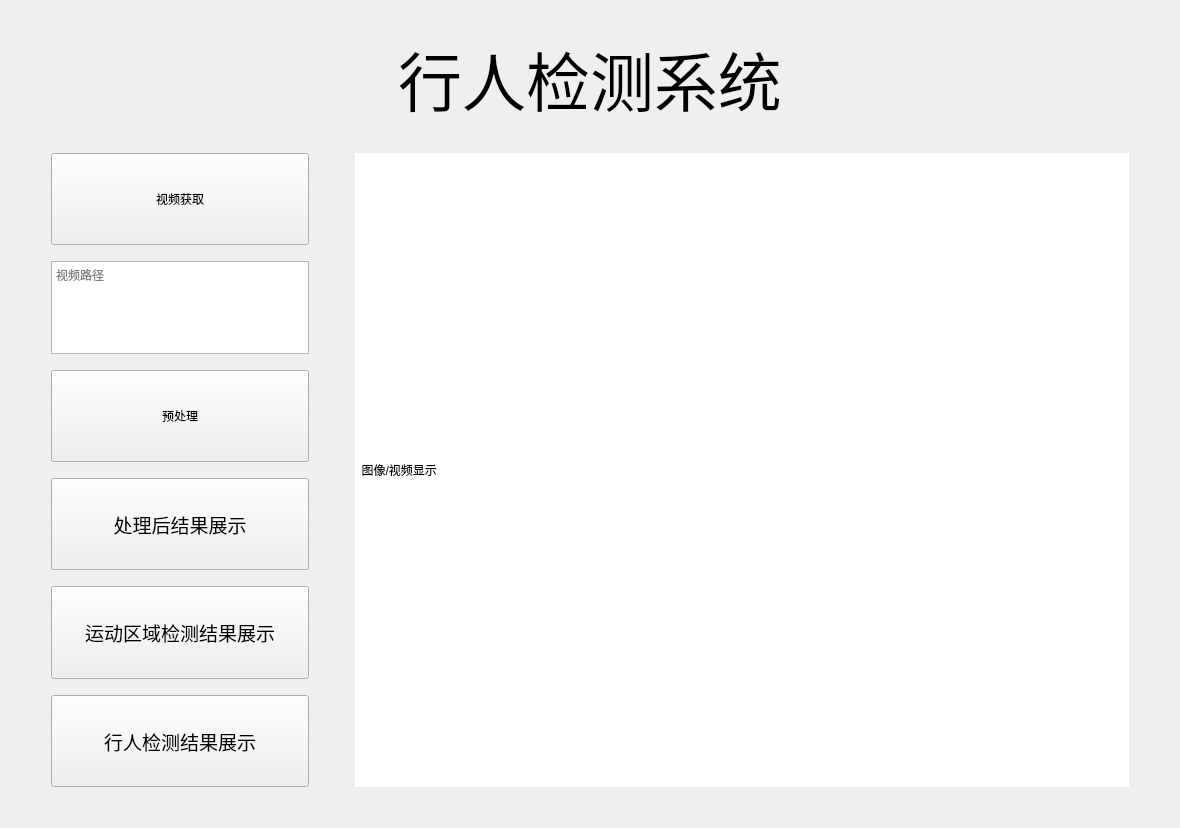
<?xml version="1.0" encoding="UTF-8"?>
<ui version="4.0">
 <class>widget</class>
 <widget class="QWidget" name="widget">
  <property name="geometry">
   <rect>
    <x>0</x>
    <y>0</y>
    <width>1180</width>
    <height>828</height>
   </rect>
  </property>
  <property name="windowTitle">
   <string>Form</string>
  </property>
  <layout class="QVBoxLayout" name="verticalLayout_2">
   <item>
    <spacer name="verticalSpacer">
     <property name="orientation">
      <enum>Qt::Vertical</enum>
     </property>
     <property name="sizeType">
      <enum>QSizePolicy::Preferred</enum>
     </property>
     <property name="sizeHint" stdset="0">
      <size>
       <width>20</width>
       <height>20</height>
      </size>
     </property>
    </spacer>
   </item>
   <item>
    <widget class="QLabel" name="label">
     <property name="text">
      <string>&lt;!DOCTYPE HTML PUBLIC &quot;-//W3C//DTD HTML 4.0//EN&quot; &quot;http://www.w3.org/TR/REC-html40/strict.dtd&quot;&gt;
&lt;html&gt;&lt;head&gt;&lt;meta name=&quot;qrichtext&quot; content=&quot;1&quot; /&gt;&lt;style type=&quot;text/css&quot;&gt;
p, li { white-space: pre-wrap; }
&lt;/style&gt;&lt;/head&gt;&lt;body style=&quot; font-family:'SimSun'; font-size:9pt; font-weight:400; font-style:normal;&quot;&gt;
&lt;p align=&quot;center&quot; style=&quot; margin-top:12px; margin-bottom:12px; margin-left:0px; margin-right:0px; -qt-block-indent:0; text-indent:0px;&quot;&gt;&lt;span style=&quot; font-size:48pt;&quot;&gt;行人检测系统&lt;/span&gt;&lt;/p&gt;&lt;/body&gt;&lt;/html&gt;</string>
     </property>
    </widget>
   </item>
   <item>
    <spacer name="verticalSpacer_2">
     <property name="orientation">
      <enum>Qt::Vertical</enum>
     </property>
     <property name="sizeType">
      <enum>QSizePolicy::Preferred</enum>
     </property>
     <property name="sizeHint" stdset="0">
      <size>
       <width>20</width>
       <height>20</height>
      </size>
     </property>
    </spacer>
   </item>
   <item>
    <layout class="QHBoxLayout" name="horizontalLayout" stretch="0,1,0,3,0">
     <item>
      <spacer name="horizontalSpacer_3">
       <property name="orientation">
        <enum>Qt::Horizontal</enum>
       </property>
       <property name="sizeHint" stdset="0">
        <size>
         <width>40</width>
         <height>20</height>
        </size>
       </property>
      </spacer>
     </item>
     <item>
      <layout class="QVBoxLayout" name="verticalLayout" stretch="1,0,1,0,1,0,1,0,1,0,1">
       <item>
        <widget class="QPushButton" name="pushButton_1">
         <property name="sizePolicy">
          <sizepolicy hsizetype="Preferred" vsizetype="Preferred">
           <horstretch>0</horstretch>
           <verstretch>0</verstretch>
          </sizepolicy>
         </property>
         <property name="whatsThis">
          <string>&lt;html&gt;&lt;head/&gt;&lt;body&gt;&lt;p&gt;&lt;span style=&quot; font-size:26pt;&quot;&gt;视频获取&lt;/span&gt;&lt;/p&gt;&lt;/body&gt;&lt;/html&gt;</string>
         </property>
         <property name="styleSheet">
          <string notr="true">font: 14pt &quot;Agency FB&quot;;</string>
         </property>
         <property name="text">
          <string>视频获取</string>
         </property>
         <property name="default">
          <bool>false</bool>
         </property>
        </widget>
       </item>
       <item>
        <spacer name="verticalSpacer_4">
         <property name="orientation">
          <enum>Qt::Vertical</enum>
         </property>
         <property name="sizeType">
          <enum>QSizePolicy::Preferred</enum>
         </property>
         <property name="sizeHint" stdset="0">
          <size>
           <width>20</width>
           <height>10</height>
          </size>
         </property>
        </spacer>
       </item>
       <item>
        <widget class="QTextEdit" name="textEdit">
         <property name="sizePolicy">
          <sizepolicy hsizetype="Preferred" vsizetype="Preferred">
           <horstretch>0</horstretch>
           <verstretch>0</verstretch>
          </sizepolicy>
         </property>
         <property name="placeholderText">
          <string>视频路径</string>
         </property>
        </widget>
       </item>
       <item>
        <spacer name="verticalSpacer_5">
         <property name="orientation">
          <enum>Qt::Vertical</enum>
         </property>
         <property name="sizeType">
          <enum>QSizePolicy::Preferred</enum>
         </property>
         <property name="sizeHint" stdset="0">
          <size>
           <width>20</width>
           <height>10</height>
          </size>
         </property>
        </spacer>
       </item>
       <item>
        <widget class="QPushButton" name="pushButton_2">
         <property name="sizePolicy">
          <sizepolicy hsizetype="Minimum" vsizetype="Preferred">
           <horstretch>0</horstretch>
           <verstretch>0</verstretch>
          </sizepolicy>
         </property>
         <property name="whatsThis">
          <string>&lt;html&gt;&lt;head/&gt;&lt;body&gt;&lt;p&gt;&lt;span style=&quot; font-size:26pt;&quot;&gt;视频获取&lt;/span&gt;&lt;/p&gt;&lt;/body&gt;&lt;/html&gt;</string>
         </property>
         <property name="styleSheet">
          <string notr="true">font: 14pt &quot;Agency FB&quot;;</string>
         </property>
         <property name="text">
          <string>预处理</string>
         </property>
        </widget>
       </item>
       <item>
        <spacer name="verticalSpacer_6">
         <property name="orientation">
          <enum>Qt::Vertical</enum>
         </property>
         <property name="sizeType">
          <enum>QSizePolicy::Preferred</enum>
         </property>
         <property name="sizeHint" stdset="0">
          <size>
           <width>20</width>
           <height>10</height>
          </size>
         </property>
        </spacer>
       </item>
       <item>
        <widget class="QPushButton" name="pushButton_3">
         <property name="sizePolicy">
          <sizepolicy hsizetype="Preferred" vsizetype="Preferred">
           <horstretch>0</horstretch>
           <verstretch>0</verstretch>
          </sizepolicy>
         </property>
         <property name="font">
          <font>
           <family>Agency FB</family>
           <pointsize>14</pointsize>
           <weight>50</weight>
           <italic>false</italic>
           <bold>false</bold>
          </font>
         </property>
         <property name="whatsThis">
          <string>&lt;html&gt;&lt;head/&gt;&lt;body&gt;&lt;p&gt;&lt;span style=&quot; font-size:26pt;&quot;&gt;视频获取&lt;/span&gt;&lt;/p&gt;&lt;/body&gt;&lt;/html&gt;</string>
         </property>
         <property name="styleSheet">
          <string notr="true">font: 14pt &quot;Agency FB&quot;;</string>
         </property>
         <property name="text">
          <string>处理后结果展示</string>
         </property>
        </widget>
       </item>
       <item>
        <spacer name="verticalSpacer_7">
         <property name="orientation">
          <enum>Qt::Vertical</enum>
         </property>
         <property name="sizeType">
          <enum>QSizePolicy::Preferred</enum>
         </property>
         <property name="sizeHint" stdset="0">
          <size>
           <width>20</width>
           <height>10</height>
          </size>
         </property>
        </spacer>
       </item>
       <item>
        <widget class="QPushButton" name="pushButton_4">
         <property name="sizePolicy">
          <sizepolicy hsizetype="Preferred" vsizetype="Preferred">
           <horstretch>0</horstretch>
           <verstretch>0</verstretch>
          </sizepolicy>
         </property>
         <property name="font">
          <font>
           <family>Agency FB</family>
           <pointsize>14</pointsize>
           <weight>50</weight>
           <italic>false</italic>
           <bold>false</bold>
          </font>
         </property>
         <property name="whatsThis">
          <string>&lt;html&gt;&lt;head/&gt;&lt;body&gt;&lt;p&gt;&lt;span style=&quot; font-size:26pt;&quot;&gt;视频获取&lt;/span&gt;&lt;/p&gt;&lt;/body&gt;&lt;/html&gt;</string>
         </property>
         <property name="styleSheet">
          <string notr="true">font: 14pt &quot;Agency FB&quot;;</string>
         </property>
         <property name="text">
          <string>运动区域检测结果展示</string>
         </property>
        </widget>
       </item>
       <item>
        <spacer name="verticalSpacer_8">
         <property name="orientation">
          <enum>Qt::Vertical</enum>
         </property>
         <property name="sizeType">
          <enum>QSizePolicy::Preferred</enum>
         </property>
         <property name="sizeHint" stdset="0">
          <size>
           <width>20</width>
           <height>10</height>
          </size>
         </property>
        </spacer>
       </item>
       <item>
        <widget class="QPushButton" name="pushButton_5">
         <property name="sizePolicy">
          <sizepolicy hsizetype="Preferred" vsizetype="Preferred">
           <horstretch>0</horstretch>
           <verstretch>0</verstretch>
          </sizepolicy>
         </property>
         <property name="font">
          <font>
           <family>Agency FB</family>
           <pointsize>14</pointsize>
           <weight>50</weight>
           <italic>false</italic>
           <bold>false</bold>
          </font>
         </property>
         <property name="whatsThis">
          <string>&lt;html&gt;&lt;head/&gt;&lt;body&gt;&lt;p&gt;&lt;span style=&quot; font-size:26pt;&quot;&gt;视频获取&lt;/span&gt;&lt;/p&gt;&lt;/body&gt;&lt;/html&gt;</string>
         </property>
         <property name="styleSheet">
          <string notr="true">font: 14pt &quot;Agency FB&quot;;</string>
         </property>
         <property name="text">
          <string>行人检测结果展示</string>
         </property>
        </widget>
       </item>
      </layout>
     </item>
     <item>
      <spacer name="horizontalSpacer">
       <property name="orientation">
        <enum>Qt::Horizontal</enum>
       </property>
       <property name="sizeHint" stdset="0">
        <size>
         <width>40</width>
         <height>20</height>
        </size>
       </property>
      </spacer>
     </item>
     <item>
      <widget class="QLabel" name="label_3">
       <property name="sizePolicy">
        <sizepolicy hsizetype="Expanding" vsizetype="Preferred">
         <horstretch>0</horstretch>
         <verstretch>0</verstretch>
        </sizepolicy>
       </property>
       <property name="maximumSize">
        <size>
         <width>1300</width>
         <height>900</height>
        </size>
       </property>
       <property name="styleSheet">
        <string notr="true">background-color: rgb(255, 255, 255);</string>
       </property>
       <property name="text">
        <string>  图像/视频显示</string>
       </property>
      </widget>
     </item>
     <item>
      <spacer name="horizontalSpacer_2">
       <property name="orientation">
        <enum>Qt::Horizontal</enum>
       </property>
       <property name="sizeHint" stdset="0">
        <size>
         <width>40</width>
         <height>20</height>
        </size>
       </property>
      </spacer>
     </item>
    </layout>
   </item>
   <item>
    <spacer name="verticalSpacer_3">
     <property name="orientation">
      <enum>Qt::Vertical</enum>
     </property>
     <property name="sizeType">
      <enum>QSizePolicy::Preferred</enum>
     </property>
     <property name="sizeHint" stdset="0">
      <size>
       <width>20</width>
       <height>30</height>
      </size>
     </property>
    </spacer>
   </item>
  </layout>
 </widget>
 <resources/>
 <connections/>
</ui>
